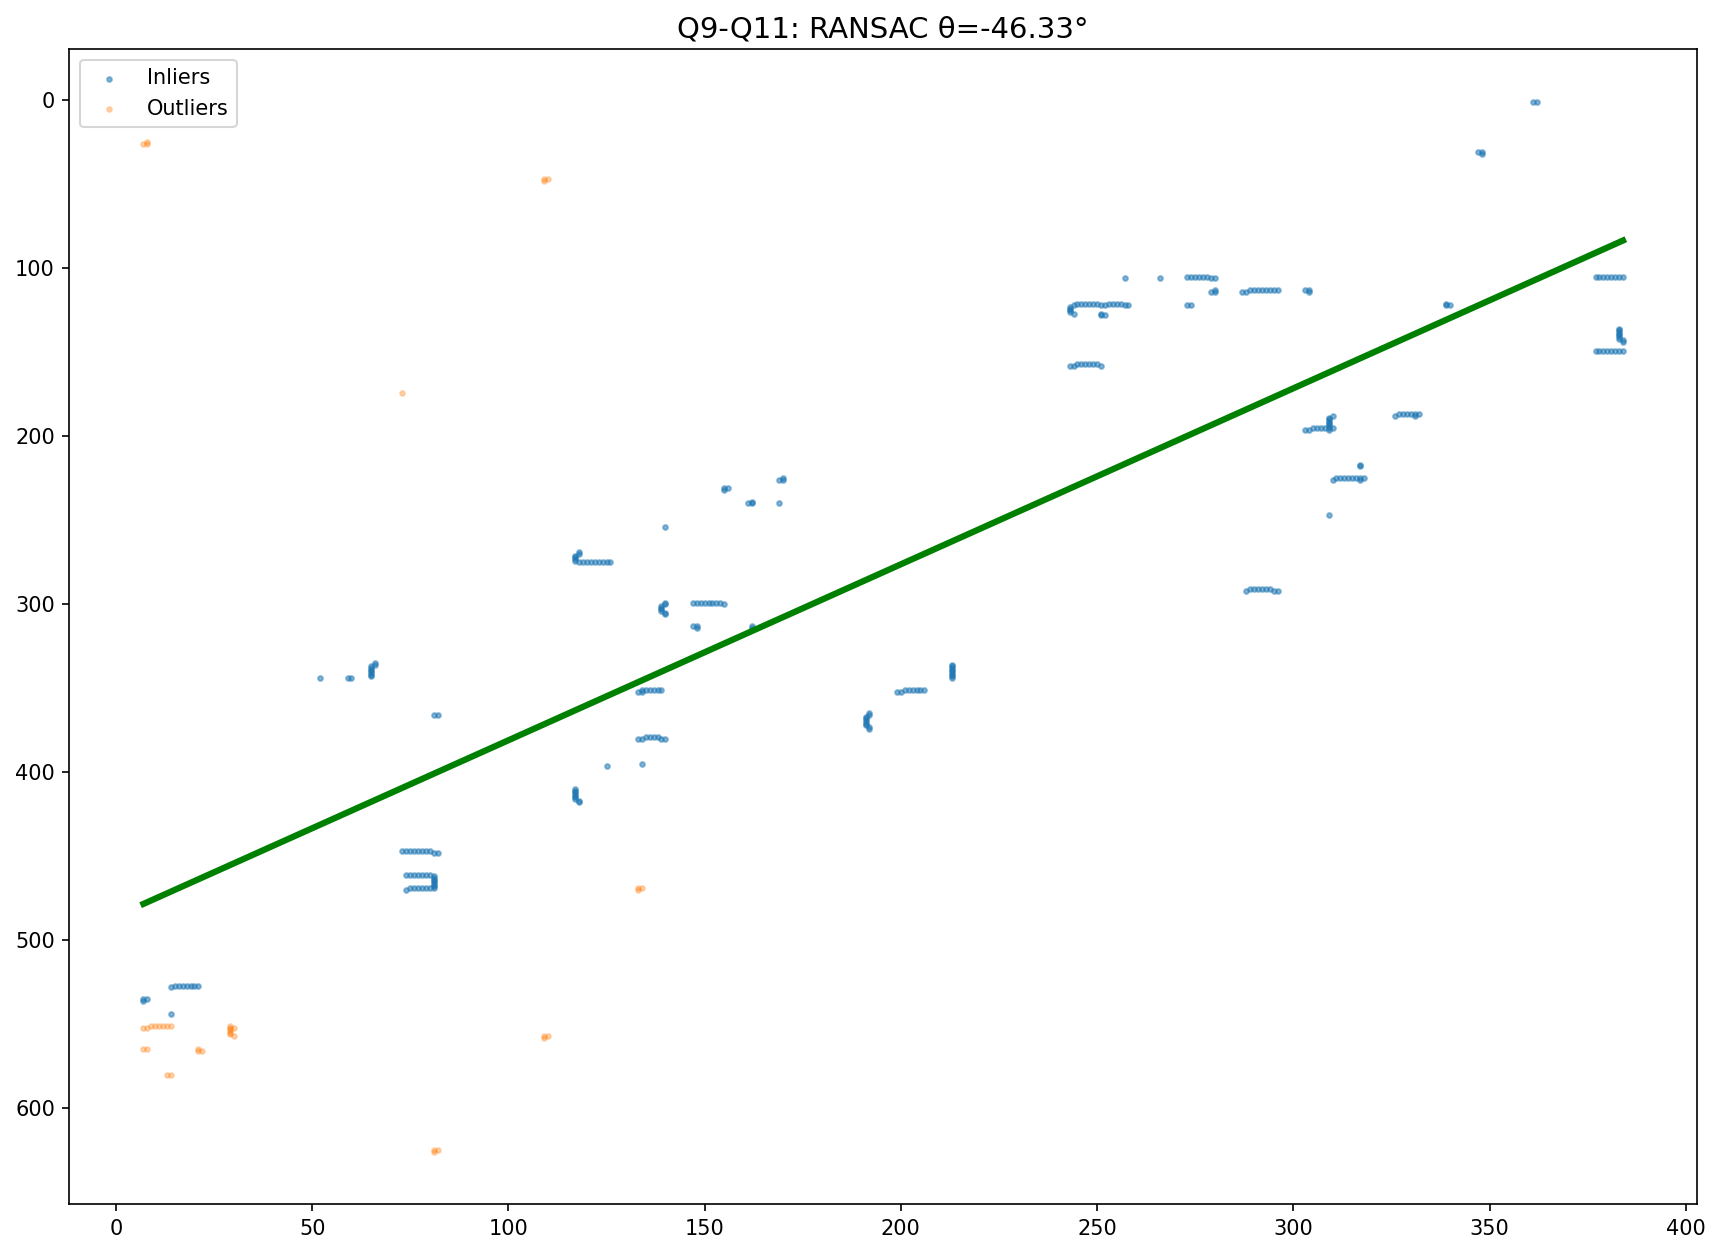

This figure's Python source:
import cv2, numpy as np, matplotlib.pyplot as plt, os
from sklearn.linear_model import RANSACRegressor
img = cv2.imread(os.path.join(os.path.dirname(__file__), 'Cropped segment.png'), 0)
img = cv2.resize(img, None, fx=2, fy=2, interpolation=cv2.INTER_NEAREST)
edges = cv2.Canny(img, 550, 690)
indices = np.where(edges != 0)
x, y = indices[1], indices[0]
ransac = RANSACRegressor(random_state=42)
ransac.fit(x.reshape(-1,1), y)
m = ransac.estimator_.coef_[0]
theta = np.degrees(np.arctan(m))
plt.figure(figsize=(14, 10), dpi=100)
inlier = ransac.inlier_mask_
plt.scatter(x[inlier], y[inlier], s=5, alpha=0.5, label='Inliers')
plt.scatter(x[~inlier], y[~inlier], s=5, alpha=0.3, label='Outliers')
x_line = np.array([x.min(), x.max()])
plt.plot(x_line, m*x_line+ransac.estimator_.intercept_, 'g-', linewidth=3)
plt.gca().invert_yaxis(); plt.title(f'Q9-Q11: RANSAC θ={theta:.2f}°', fontsize=14)
plt.legend(); plt.savefig('Q9_Q10_Q11_RANSAC.png', dpi=150, bbox_inches='tight'); plt.show()
print(f'Slope:{m:.6f} θ:{theta:.2f}°')
